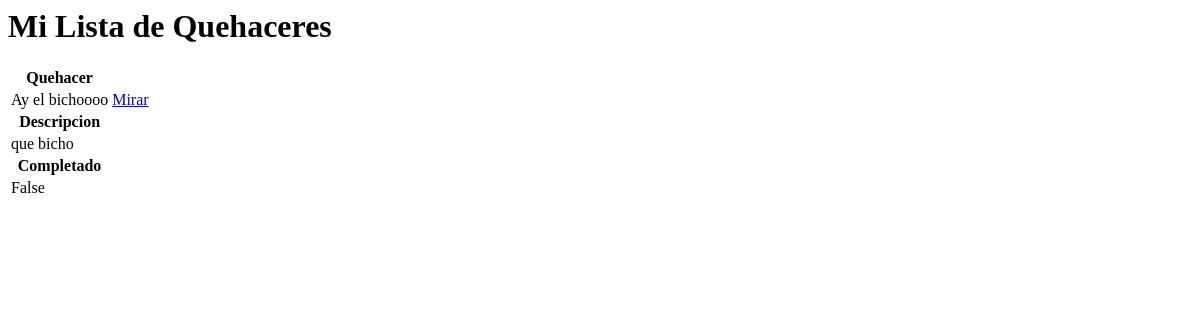
The app's page /, older data.
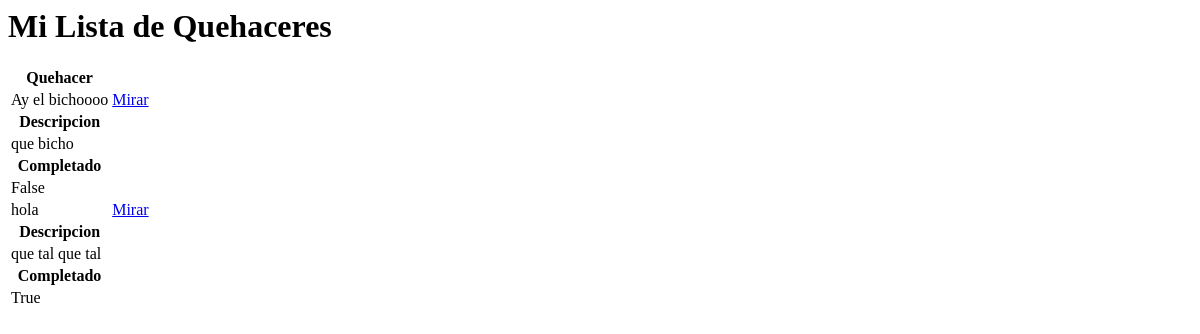
The same page, newer data.
### base/models.py (models this page shows, shortened)
class Tarea(models.Model):
    user = models.ForeignKey(User,on_delete=models.CASCADE, blank=True)
    title = models.CharField(max_length=200,blank=True)
    description = models.TextField(max_length=400,blank=True)
    complete = models.BooleanField(default=False)

### base/views.py (the view)
# urls.py: path('', ListaTarea.as_view(), name='tareas'),
class ListaTarea(ListView):
    model = Tarea
    context_object_name = 'tasks'

### base/templates/base/tarea_list.html
<h1> Mi Lista de Quehaceres </h1>
<table>
    <tr>
        <th>Quehacer</th>
    </tr>
    {% for tarea in object_list%}
    <tr>
        <td>{{tarea.title}}</td>
        <td><a href="{%url 'tarea' tarea.id%}"> Mirar </a> </td>
        <tr>
            <th>Descripcion</th>
        </tr>
        <td>{{tarea.description}}</td>
        <tr>
            <th>Completado</th>
        </tr>
        <td>{{tarea.complete}}</td>
    </tr>
    {%endfor%}
</table>

Row changes from the older to the newer data that the page shows:
added Tarea: title "hola", description "que tal que tal", complete "True"
